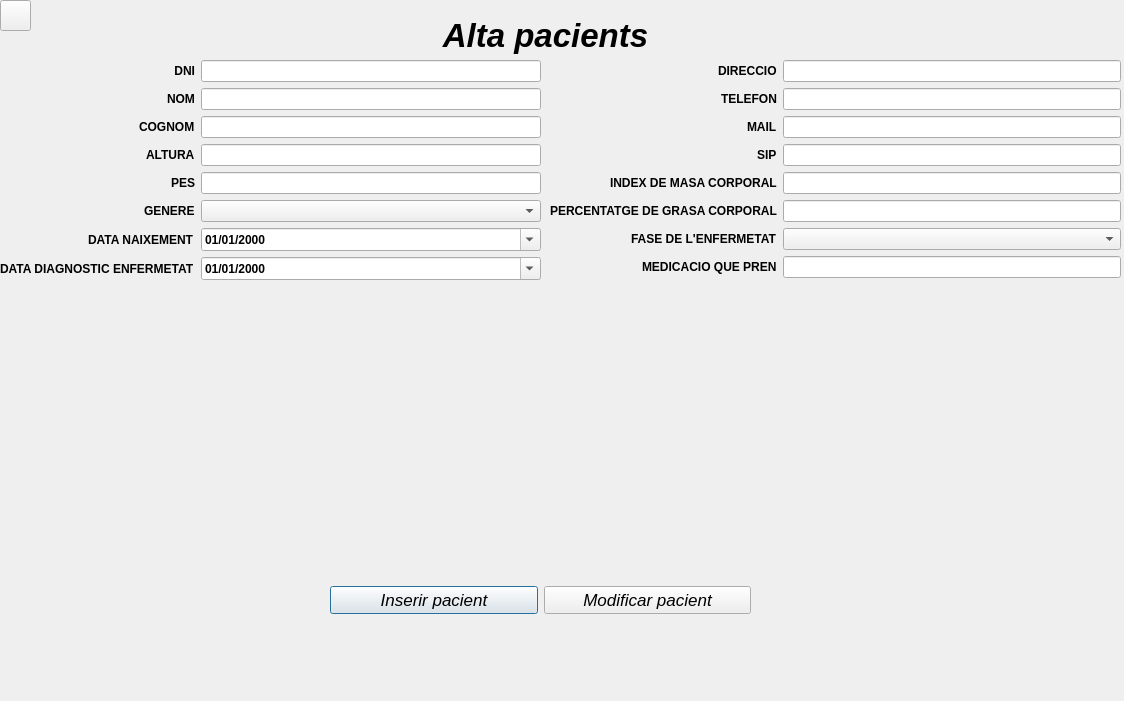
<?xml version="1.0" encoding="UTF-8"?>
<ui version="4.0">
 <class>Dialog</class>
 <widget class="QDialog" name="Dialog">
  <property name="geometry">
   <rect>
    <x>0</x>
    <y>0</y>
    <width>1124</width>
    <height>701</height>
   </rect>
  </property>
  <property name="font">
   <font>
    <weight>75</weight>
    <italic>false</italic>
    <bold>true</bold>
   </font>
  </property>
  <property name="windowTitle">
   <string>Dialog</string>
  </property>
  <property name="styleSheet">
   <string notr="true"/>
  </property>
  <widget class="QLabel" name="label">
   <property name="geometry">
    <rect>
     <x>410</x>
     <y>10</y>
     <width>271</width>
     <height>51</height>
    </rect>
   </property>
   <property name="font">
    <font>
     <family>Arial</family>
     <pointsize>25</pointsize>
     <weight>75</weight>
     <italic>true</italic>
     <bold>true</bold>
    </font>
   </property>
   <property name="text">
    <string>Alta pacients</string>
   </property>
   <property name="alignment">
    <set>Qt::AlignCenter</set>
   </property>
  </widget>
  <widget class="QWidget" name="horizontalLayoutWidget_6">
   <property name="geometry">
    <rect>
     <x>330</x>
     <y>550</y>
     <width>421</width>
     <height>101</height>
    </rect>
   </property>
   <layout class="QHBoxLayout" name="hlButtons">
    <item>
     <widget class="QPushButton" name="pbInserir">
      <property name="font">
       <font>
        <family>Arial</family>
        <pointsize>13</pointsize>
        <weight>50</weight>
        <italic>true</italic>
        <bold>false</bold>
       </font>
      </property>
      <property name="styleSheet">
       <string notr="true">font: italic 13pt &quot;Arial&quot;;</string>
      </property>
      <property name="text">
       <string>Inserir pacient</string>
      </property>
     </widget>
    </item>
    <item>
     <widget class="QPushButton" name="pbModificar">
      <property name="font">
       <font>
        <family>Arial</family>
        <pointsize>13</pointsize>
        <weight>50</weight>
        <italic>true</italic>
        <bold>false</bold>
       </font>
      </property>
      <property name="styleSheet">
       <string notr="true">font: italic 13pt &quot;Arial&quot;;</string>
      </property>
      <property name="text">
       <string>Modificar pacient</string>
      </property>
     </widget>
    </item>
   </layout>
  </widget>
  <widget class="QWidget" name="formLayoutWidget">
   <property name="geometry">
    <rect>
     <x>0</x>
     <y>60</y>
     <width>541</width>
     <height>321</height>
    </rect>
   </property>
   <layout class="QFormLayout" name="formLayout">
    <property name="labelAlignment">
     <set>Qt::AlignRight|Qt::AlignTrailing|Qt::AlignVCenter</set>
    </property>
    <item row="0" column="0">
     <widget class="QLabel" name="label_2">
      <property name="text">
       <string>DNI</string>
      </property>
      <property name="alignment">
       <set>Qt::AlignRight|Qt::AlignTrailing|Qt::AlignVCenter</set>
      </property>
     </widget>
    </item>
    <item row="1" column="0">
     <widget class="QLabel" name="label_3">
      <property name="text">
       <string>NOM</string>
      </property>
     </widget>
    </item>
    <item row="2" column="0">
     <widget class="QLabel" name="label_4">
      <property name="text">
       <string>COGNOM</string>
      </property>
     </widget>
    </item>
    <item row="3" column="0">
     <widget class="QLabel" name="label_5">
      <property name="text">
       <string>ALTURA</string>
      </property>
     </widget>
    </item>
    <item row="4" column="0">
     <widget class="QLabel" name="label_6">
      <property name="text">
       <string>PES</string>
      </property>
     </widget>
    </item>
    <item row="0" column="1">
     <widget class="QLineEdit" name="textDni">
      <property name="maxLength">
       <number>9</number>
      </property>
     </widget>
    </item>
    <item row="1" column="1">
     <widget class="QLineEdit" name="textName"/>
    </item>
    <item row="2" column="1">
     <widget class="QLineEdit" name="textSurname"/>
    </item>
    <item row="3" column="1">
     <widget class="QLineEdit" name="textHeight"/>
    </item>
    <item row="4" column="1">
     <widget class="QLineEdit" name="textWeight"/>
    </item>
    <item row="5" column="0">
     <widget class="QLabel" name="label_17">
      <property name="text">
       <string>GENERE</string>
      </property>
     </widget>
    </item>
    <item row="6" column="0">
     <widget class="QLabel" name="label_12">
      <property name="text">
       <string>DATA NAIXEMENT</string>
      </property>
     </widget>
    </item>
    <item row="7" column="0">
     <widget class="QLabel" name="label_11">
      <property name="text">
       <string>DATA DIAGNOSTIC ENFERMETAT</string>
      </property>
     </widget>
    </item>
    <item row="5" column="1">
     <widget class="QComboBox" name="cbGender"/>
    </item>
    <item row="7" column="1">
     <widget class="QDateEdit" name="textDEDate">
      <property name="displayFormat">
       <string>dd/MM/yyyy</string>
      </property>
      <property name="calendarPopup">
       <bool>true</bool>
      </property>
     </widget>
    </item>
    <item row="6" column="1">
     <widget class="QDateEdit" name="textBirthDate">
      <property name="displayFormat">
       <string>dd/MM/yyyy</string>
      </property>
      <property name="calendarPopup">
       <bool>true</bool>
      </property>
     </widget>
    </item>
   </layout>
  </widget>
  <widget class="QPushButton" name="return_btn">
   <property name="geometry">
    <rect>
     <x>0</x>
     <y>0</y>
     <width>31</width>
     <height>31</height>
    </rect>
   </property>
   <property name="text">
    <string/>
   </property>
  </widget>
  <widget class="QWidget" name="formLayoutWidget_2">
   <property name="geometry">
    <rect>
     <x>550</x>
     <y>60</y>
     <width>571</width>
     <height>321</height>
    </rect>
   </property>
   <layout class="QFormLayout" name="formLayout_2">
    <property name="labelAlignment">
     <set>Qt::AlignRight|Qt::AlignTrailing|Qt::AlignVCenter</set>
    </property>
    <item row="0" column="0">
     <widget class="QLabel" name="label_7">
      <property name="text">
       <string>DIRECCIO</string>
      </property>
     </widget>
    </item>
    <item row="0" column="1">
     <widget class="QLineEdit" name="textAddress"/>
    </item>
    <item row="1" column="0">
     <widget class="QLabel" name="label_8">
      <property name="text">
       <string>TELEFON</string>
      </property>
     </widget>
    </item>
    <item row="1" column="1">
     <widget class="QLineEdit" name="textPhone"/>
    </item>
    <item row="2" column="0">
     <widget class="QLabel" name="label_9">
      <property name="text">
       <string>MAIL</string>
      </property>
     </widget>
    </item>
    <item row="2" column="1">
     <widget class="QLineEdit" name="textMail"/>
    </item>
    <item row="3" column="0">
     <widget class="QLabel" name="label_10">
      <property name="text">
       <string>SIP</string>
      </property>
     </widget>
    </item>
    <item row="3" column="1">
     <widget class="QLineEdit" name="textSIP">
      <property name="maxLength">
       <number>8</number>
      </property>
     </widget>
    </item>
    <item row="4" column="0">
     <widget class="QLabel" name="label_14">
      <property name="text">
       <string>INDEX DE MASA CORPORAL</string>
      </property>
     </widget>
    </item>
    <item row="4" column="1">
     <widget class="QLineEdit" name="textIMC"/>
    </item>
    <item row="5" column="0">
     <widget class="QLabel" name="label_15">
      <property name="text">
       <string>PERCENTATGE DE GRASA CORPORAL</string>
      </property>
     </widget>
    </item>
    <item row="7" column="0">
     <widget class="QLabel" name="label_16">
      <property name="text">
       <string>MEDICACIO QUE PREN</string>
      </property>
     </widget>
    </item>
    <item row="5" column="1">
     <widget class="QLineEdit" name="textPGC"/>
    </item>
    <item row="7" column="1">
     <widget class="QLineEdit" name="textMP"/>
    </item>
    <item row="6" column="0">
     <widget class="QLabel" name="label_13">
      <property name="text">
       <string>FASE DE L'ENFERMETAT</string>
      </property>
     </widget>
    </item>
    <item row="6" column="1">
     <widget class="QComboBox" name="cbPhaseDisease"/>
    </item>
   </layout>
  </widget>
 </widget>
 <resources/>
 <connections/>
</ui>
